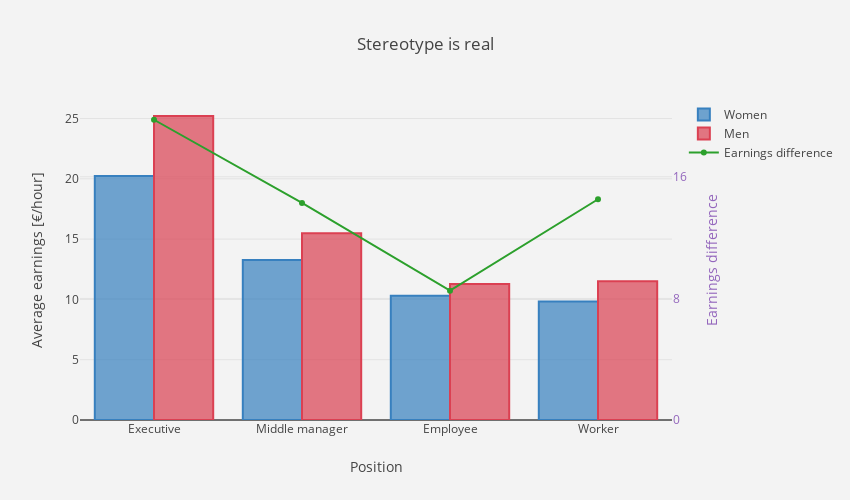

The cell this chart's notebook holds for it:
### Code cell
trace1 = go.Bar(
    x = positions,
    y = woman_salary_positions,
    name='Women',
    marker=dict(
        color='rgba(55, 128, 191, 0.7)',
        line=dict(
            color='rgba(55, 128, 191, 1.0)',
            width=2,
        )
    )
)
trace2 = go.Bar(
    x = positions,
    y = man_salary_positions,
    name='Men',
    marker=dict(
        color='rgba(219, 64, 82, 0.7)',
        line=dict(
            color='rgba(219, 64, 82, 1.0)',
            width=2,
        )
    )
)

trace3 = go.Scatter(
    x = positions,
    y = dif_in_prc,
    name='Earnings difference',
    mode = 'lines+markers',
    yaxis='y2'
)

data = [trace1, trace2, trace3]
layout = go.Layout(
    barmode='group',
    title = 'Stereotype is real',
    width=850,
    height=500,
    paper_bgcolor='rgb(243, 243, 243)',
    plot_bgcolor='rgb(243, 243, 243)',
    yaxis = dict(
        title= 'Average earnings [€/hour]',
        anchor = 'x',
        rangemode='tozero'
    ),
    xaxis = dict(title= 'Position'),
    
    yaxis2=dict(
        title='Earnings difference',
        titlefont=dict(
            color='rgb(148, 103, 189)'
        ),
        tickfont=dict(
            color='rgb(148, 103, 189)'
        ),
        overlaying='y',
        side='right',
        anchor = 'x',
        rangemode = 'tozero',
        dtick = 8
    )
)

fig = go.Figure(data=data, layout=layout)
py.iplot(fig)

### Figure 1 — Plotly figure (JSON) as saved in the notebook; plotly's stock layout.template omitted (floating-point values rounded to 4 significant figures)
{"data": [{"marker": {"color": "rgba(55, 128, 191, 0.7)", "line": {"color": "rgba(55, 128, 191, 1.0)", "width": 2}}, "name": "Women", "type": "bar", "x": ["Executive", "Middle manager", "Employee", "Worker"], "y": [20.23, 13.27, 10.31, 9.832]}, {"marker": {"color": "rgba(219, 64, 82, 0.7)", "line": {"color": "rgba(219, 64, 82, 1.0)", "width": 2}}, "name": "Men", "type": "bar", "x": ["Executive", "Middle manager", "Employee", "Worker"], "y": [25.21, 15.49, 11.27, 11.5]}, {"mode": "lines+markers", "name": "Earnings difference", "type": "scatter", "x": ["Executive", "Middle manager", "Employee", "Worker"], "y": [19.75, 14.28, 8.51, 14.52], "yaxis": "y2"}], "layout": {"barmode": "group", "height": 500, "paper_bgcolor": "rgb(243, 243, 243)", "plot_bgcolor": "rgb(243, 243, 243)", "title": "Stereotype is real", "width": 850, "xaxis": {"title": "Position"}, "yaxis": {"anchor": "x", "rangemode": "tozero", "title": "Average earnings [€/hour]"}, "yaxis2": {"anchor": "x", "dtick": 8, "overlaying": "y", "rangemode": "tozero", "side": "right", "tickfont": {"color": "rgb(148, 103, 189)"}, "title": "Earnings difference", "titlefont": {"color": "rgb(148, 103, 189)"}}}}
